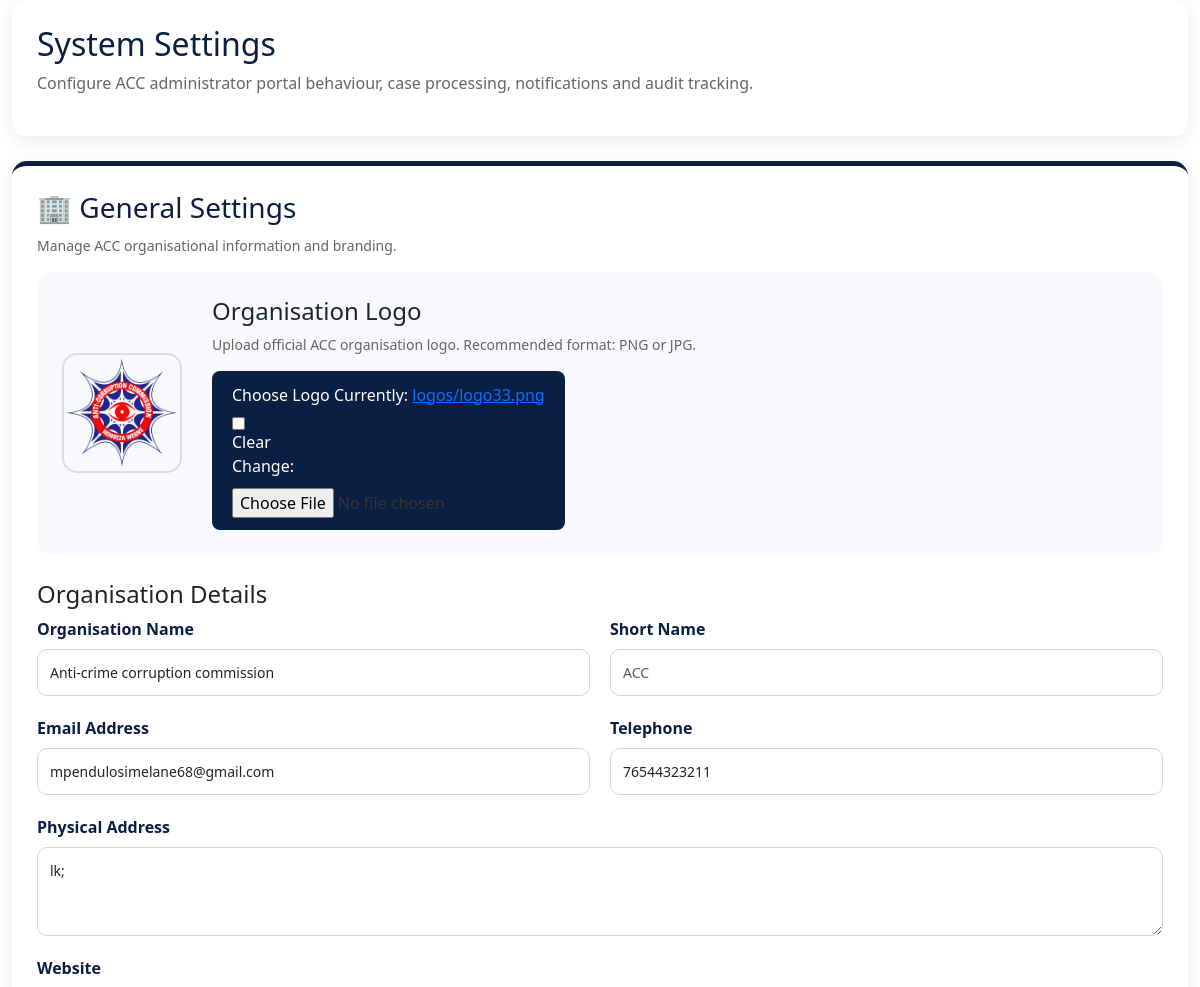
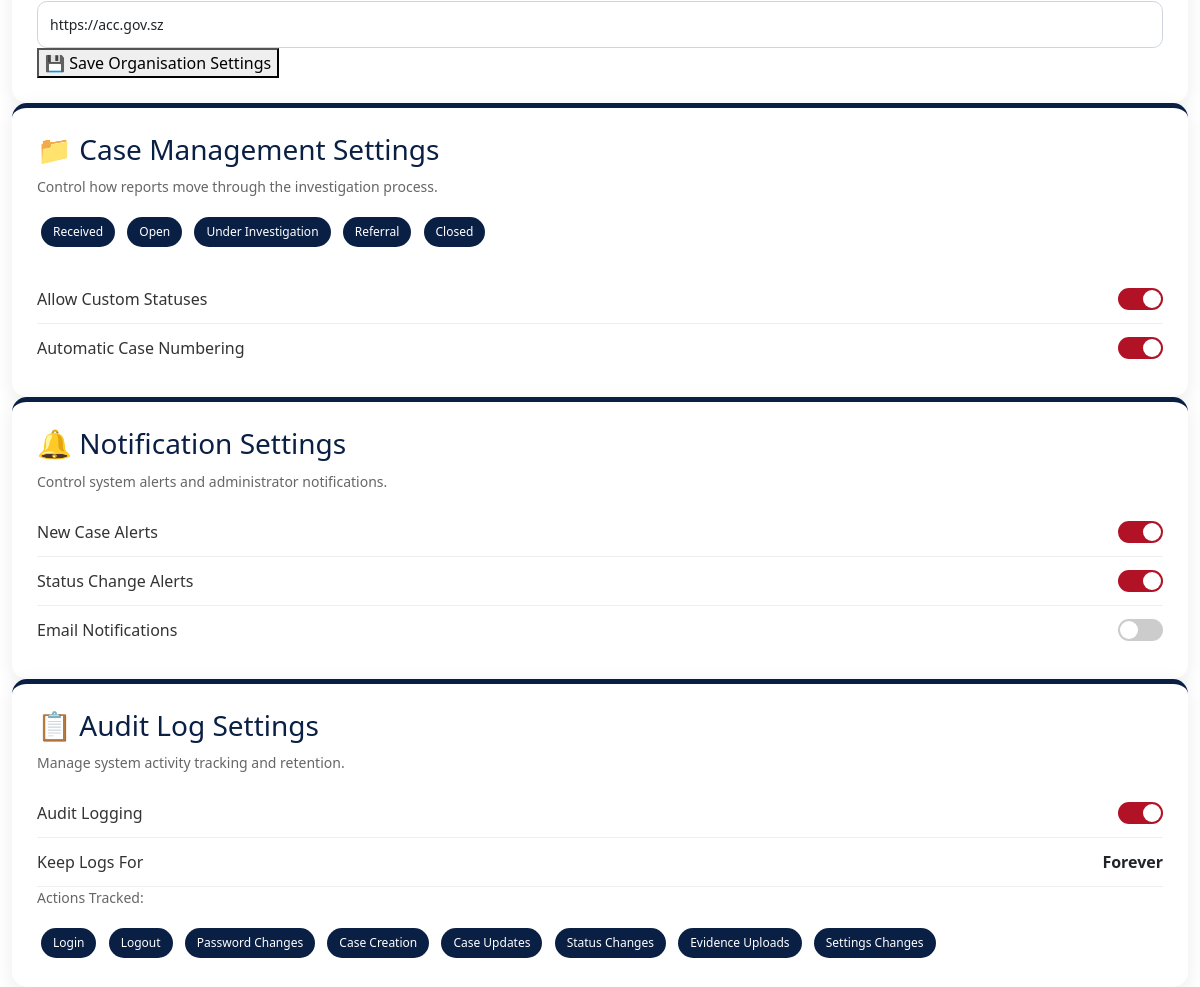
/settings/, run on the app's committed database (2 pictures, top to bottom).
### dashboard/models.py (models this page shows, shortened)
class OrganisationSettings(models.Model):
    name = models.CharField(
        max_length=200,
        blank=True
    )
    short_name = models.CharField(
        max_length=50,
        blank=True
    )
    email = models.EmailField(
        blank=True
    )
    phone = models.CharField(
        max_length=50,
        blank=True
    )
    address = models.TextField(
        blank=True
    )
    website = models.URLField(
        blank=True
    )
    logo = models.ImageField(
        upload_to="logos/",
        blank=True,
        null=True
    )

### dashboard/views.py (the view, shortened to what this page needs)
# urls.py: path('settings/', views.settings, name='settings'),
def settings(request):
    organisation = OrganisationSettings.objects.first()
    if organisation is None:
        organisation = OrganisationSettings.objects.create()
    form = OrganisationSettingsForm(instance=organisation)
    return render(
        request,
        "dashboard/settings.html",
        {
            "form": form,
            "organisation": organisation,
        }
    )

### dashboard/templates/dashboard/settings.html (shortened to what this page needs)
{% extends 'dashboard/base.html' %}
{% block content %}
<div class="settings-header">
<h2>
System Settings
</h2>
<p>
Configure ACC administrator portal behaviour, case processing, notifications and audit tracking.
</p>
</div>
<div class="settings-card organisation-card">
    <div class="card-header">
        <div>
            <h3>
                🏢 General Settings
            </h3>
            <p>
                Manage ACC organisational information and branding.
            </p>
        </div>
    </div>
    <form method="POST" enctype="multipart/form-data">
        <div class="logo-upload-section">
            <div class="logo-preview">
                {% if organisation.logo %}
                    <img src="{{ organisation.logo.url }}"
                    alt="Organisation Logo">
                {% endif %}
            </div>
            <div class="logo-info">
                <h4>
                    Organisation Logo
                </h4>
                <p>
                    Upload official ACC organisation logo.
                    Recommended format: PNG or JPG.
                </p>
                <label class="upload-btn">
    Choose Logo
    {{ form.logo }}
</label>
            </div>
        </div>
        <div class="form-section">
            <h4>
                Organisation Details
            </h4>
            <div class="form-grid">
<div class="form-group">
<label>
Organisation Name
</label>
{{ form.name }}
</div>
<div class="form-group">
<label>
Short Name
</label>
{{ form.short_name }}
</div>
<div class="form-group">
<label>
Email Address
</label>
{{ form.email }}
</div>
<div class="form-group">
<label>
Telephone
</label>
{{ form.phone }}
</div>
<div class="form-group full-width">
<label>
Physical Address
</label>
{{ form.address }}
</div>
<div class="form-group full-width">
<label>
Website
</label>
{{ form.website }}
</div>
</div>
        </div>
        <button class="save-btn" type="submit">
            💾 Save Organisation Settings
        </button>
    </form>
</div>
<div class="settings-card">
<h3>
📁 Case Management Settings
</h3>
<p>
Control how reports move through the investigation process.
</p>
<div>
<span class="status">
Received
</span>
<span class="status">
Open
</span>
<span class="status">
Under Investigation
</span>
<span class="status">
Referral
</span>
<span class="status">
Closed
</span>
</div>
<br>
<div class="setting-item">
<span>
Allow Custom Statuses
</span>
<label class="switch">
<span class="slider"></span>
</label>
</div>
<div class="setting-item">
<span>
Automatic Case Numbering
</span>
<label class="switch">
<span class="slider"></span>
</label>
</div>
</div>
<div class="settings-card">
<h3>
🔔 Notification Settings
</h3>
<p>
Control system alerts and administrator notifications.
</p>
<div class="setting-item">
<span>
New Case Alerts
</span>
<label class="switch">
<span class="slider"></span>
</label>
</div>
<div class="setting-item">
<span>
Status Change Alerts
</span>
<label class="switch">
<span class="slider"></span>
</label>
</div>
<div class="setting-item">
<span>
Email Notifications
</span>
<label class="switch">
<span class="slider"></span>
</label>
</div>
</div>
<div class="settings-card">
<h3>
📋 Audit Log Settings
</h3>
<p>
Manage system activity tracking and retention.
</p>
<div class="setting-item">
<span>
Audit Logging
</span>
<label class="switch">
<span class="slider"></span>
</label>
</div>
<div class="setting-item">
<span>
Keep Logs For
</span>
<strong>
Forever
</strong>
</div>
<p>
Actions Tracked:
</p>
<span class="status">
Login
</span>
<span class="status">
Logout
</span>
<span class="status">
Password Changes
</span>
<span class="status">
Case Creation
</span>
<span class="status">
Case Updates
</span>
<span class="status">
Status Changes
</span>
<span class="status">
Evidence Uploads
</span>
<span class="status">
Settings Changes
</span>
</div>
</div>
{% endblock %}

### dashboard/templates/dashboard/settings.html (style rules this page uses)
.settings-header { background:white; padding:25px; border-radius:15px; margin-bottom:25px; box-shadow:0 5px 20px rgba(0,0,0,0.08); }
.settings-header h2 { color:#0A1F44; }
.settings-header p { color:#666; }
.settings-card { background:white; border-radius:15px; padding:25px; box-shadow: 0 5px 20px rgba(0,0,0,0.08); border-top:5px solid #0A1F44; }
.settings-card h3 { color:#0A1F44; margin-bottom:10px; }
.settings-card p { color:#666; font-size:14px; }
.setting-item { display:flex; justify-content:space-between; align-items:center; padding:12px 0; border-bottom:1px solid #eee; }
.setting-item:last-child { border-bottom:none; }
.setting-item span { color:#333; }
.switch { position:relative; width:45px; height:22px; }
.slider { position:absolute; cursor:pointer; background:#ccc; border-radius:20px; inset:0; }
.slider:before { content:""; position:absolute; height:18px; width:18px; left:2px; bottom:2px; background:white; border-radius:50%; transition:.3s; }
input:checked + .slider { background:#B11226; }
input:checked + .slider:before { transform:translateX(23px); }
.logo-upload-section { display:flex; align-items:center; gap:30px; padding:25px; background:#f8f9fc; border-radius:15px; margin-bottom:25px; }
.logo-preview img { width:120px; height:120px; object-fit:contain; border-radius:15px; border:2px solid #ddd; }
.upload-btn { background:#0A1F44; color:white; padding:12px 20px; border-radius:8px; cursor:pointer; display:inline-block; }
.upload-btn input { display:block; margin-top:10px; color:#333; }
.status { padding:6px 12px; border-radius:20px; background:#0A1F44; color:white; font-size:12px; margin:4px; display:inline-block; }
.form-grid { display:grid; grid-template-columns:repeat(2, 1fr); gap:20px; }
.form-group { display:flex; flex-direction:column; }
.form-group label { margin-bottom:8px; font-weight:600; color:#0A1F44; }
.form-group input, .form-group textarea, .form-group select { padding:12px; border-radius:10px; border:1px solid #d0d5dd; font-size:14px; }
.full-width { grid-column:1 / -1; }

### data on the page
OrganisationSettings: logo (picture), name "Anti-crime corruption commission", email "mpendulosimelane68@gmail.com", phone "76544323211", address "lk;", website "https://acc.gov.sz"
